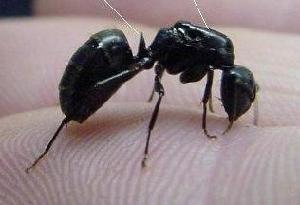
#> input picture Images/ant/image_0001.jpg, 300 x 205 px; its folder holds 4 pictures in this run
$ python 2_hidden_layers.py   (older library calls are emulated)
#> lines starting #> are read from the running program, lines starting #| are printed output that depends on the picture; long printed decimals are rounded
# -*- coding: utf-8 -*-
"""
Created on Thu Mar 21 15:49:51 2019

@author: bnayar
"""

# -*- coding: utf-8 -*-
"""
Created on Tue Mar 19 15:43:32 2019

@author: Raksha B Nayak

2 class prediction. Read the images from a folder .
Check if image is an ant or lobster.

data: http://host.robots.ox.ac.uk/pascal/VOC/voc2007/

"""
import random
import cv2
import os
import glob
from enum import Enum
import numpy as np
import math


class DeepNet:

    def __init__(self,variables,y):
        self.x=variables
        self.y=y
        self.n1=250
        self.n2=100
        self.output_nodes=3
        self.alpha=0.1
        self.m=len(self.x[0])
        self.num_of_iterations=100


    def train(self):


        self.initialize_weights2()


        for i in range(self.num_of_iterations):

            z1=np.dot(self.w1,self.x)+self.b1
            a1=self.sigmoid(z1)

            z2=np.dot(self.w2,a1)+self.b2
            a2=self.tanh(z2)

            z3=np.dot(self.w3,a2)+self.b3
            a3=self.softmax2(z3)

            curr_cost=self.compute_cost(a3)
            print("Cost: ",curr_cost)


            dz3 = self.y-a3
            dw3 =np.dot(dz3,a2.T) / self.m
            db3 = dz3.sum() / self.m
            self.w3=(self.w3+np.dot(self.alpha,dw3))
            self.b3=self.b3+np.dot(self.alpha,db3)

            dz2 = np.multiply(np.dot(self.w3.T,dz3),self.tanhD(z2))
            dw2=np.dot(dz2,a1.T)/self.m
            db2=dz2.sum()/self.m
            self.w2=(self.w2+np.dot(self.alpha,dw2))
            self.b2=self.b2+np.dot(self.alpha,db2)

            dz1 = np.multiply(np.dot(self.w2.T,dz2),self.sigmoidD(z1))
            dw1=np.dot(dz1,self.x.T)/self.m
            db1=dz1.sum()/self.m
            self.w1=(self.w1+np.dot(self.alpha,dw1))
            self.b1=self.b1+np.dot(self.alpha,db1)


        print("Training done")

    def predict(self,test_data):

        z1=np.dot(self.w1,test_data)+self.b1
        a1=self.sigmoid(z1)

        z2=np.dot(self.w2,a1)+self.b2
        a2=self.tanh(z2)

        z3=np.dot(self.w3,a2)+self.b3
        a3=self.softmax2(z3)
        output=a3

        return output

    def tanhD(self,x):
        val=self.tanh(x)
        return (1-(val*val))

    def tanh(self,x):
        return (self.eX(-x)-self.eX(x))/(self.eX(-x)+self.eX(x))

    def eX(self,x):
        return np.exp(x)

    def softmax(self,x):
        nominator=np.exp(x-np.max(x))
        denominator=np.sum(np.exp(x-np.max(x)))
        return np.divide(nominator,denominator)

    def sigmoid(self,x):
        return 1/(1+self.eX(-x))

    def sigmoidD(self,x):
        val=self.sigmoid(x)
        return val*(1-val)

    def softmax2(self,x):
        f = np.exp(x - np.max(x))  # shift values
        return f / f.sum(axis=0)

    def compute_cost(self,output):
        logprobs = np.multiply(np.log(output),self.y) + np.multiply((1 - self.y), np.log(1 - output))
        return -np.sum(logprobs) / self.m


    def initialize_weights(self):
        self.w1=np.random.randn(self.n1,len(self.x))*0.5
        self.w2=np.random.randn(self.n2,self.n1)*0.1
        self.w3=np.random.randn(self.output_nodes,self.n2)*0.1
        self.b1=np.random.randn(self.n1,1)*0.01
        self.b2=np.random.randn(self.n2,1)*0.01
        self.b3=np.random.randn(self.output_nodes,1)*0.01

    def initialize_weights2(self):
        low1=-1
        high1=1
        self.w1=np.random.uniform(low=low1, high=high1, size=(self.n1,len(self.x) ))
        self.w2=np.random.uniform(low=low1, high=high1, size=(self.n2,self.n1))
        self.w3=np.random.uniform(low=low1, high=high1, size=(self.output_nodes,self.n2))
        self.b1=np.random.uniform(low=0.2, high=0.6, size=(self.n1,1))
        self.b2=np.random.uniform(low=0.2, high=0.6, size=(self.n2,1))
        self.b3=np.random.uniform(low=0.2, high=0.6, size=(self.output_nodes,1))


class Fetcher:

    def fetch_all_images(self, file_path):

#> called with file_path = 'Images\\ant'
        data_path = os.path.join(file_path,'*.jpg')
        files = glob.glob(data_path)
        data = np.zeros(shape = (12288,len(files)))
        for i in range(len(files)):
            img = cv2.imread(files[i])
#> img is the input picture: shape (205, 300, 3); mean B, G, R 131.8, 129.1, 144
            img= cv2.normalize(img, None, alpha=0, beta=1, norm_type=cv2.NORM_MINMAX, dtype=cv2.CV_32F)
            img=cv2.resize(img,(64,64))
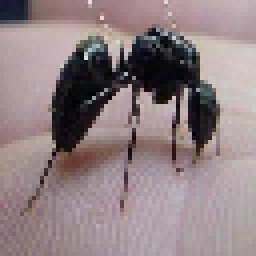
#> img: shape (64, 64, 3) float32 (shown 4 times larger); mean B, G, R 0.517, 0.506, 0.565
            img=np.array(img)
            img=img.flatten()
#> img = 12288 values, max 0.936 at index 845, min 0.000769 at index 4298, mean 0.529
            data[:,i]=img
#> pass 2 of the loop in fetch_all_images, `for i in range(len(files)):`:
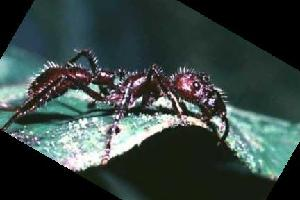
#> input picture Images/ant/image_0002.jpg, 300 x 200 px
#> in fetch_all_images, img is the input picture: shape (200, 300, 3); mean B, G, R 66.8, 70, 56
#> in fetch_all_images, `img=cv2.resize(img,(64,64))`:
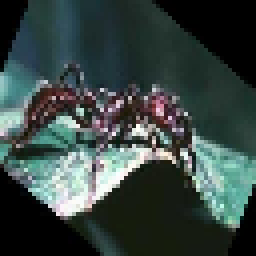
#> img: shape (64, 64, 3) float32 (shown 4 times larger); mean B, G, R 0.262, 0.274, 0.219
#> in fetch_all_images, `img=img.flatten()`: img = 12288 values, max 1 at index 8343, min 0 at index 0, mean 0.252
#> pass 3 of the loop in fetch_all_images, `for i in range(len(files)):`:
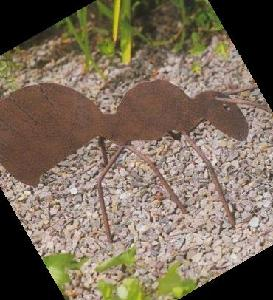
#> input picture Images/ant/image_0003.jpg, 273 x 300 px
#> in fetch_all_images, img is the input picture: shape (300, 273, 3); mean B, G, R 89.6, 106.8, 121.4
#> in fetch_all_images, `img=cv2.resize(img,(64,64))`:
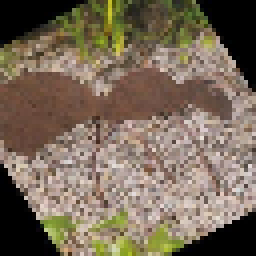
#> img: shape (64, 64, 3) float32 (shown 4 times larger); mean B, G, R 0.351, 0.418, 0.475
#> in fetch_all_images, `img=img.flatten()`: img = 12288 values, max 0.924 at index 6680, min 0 at index 0, mean 0.415
#> the loop made 4 passes; the first 3 are shown
        return data


def main():
    """ all image data are in current directory . Find the current directory as follows"""
    os.chdir(os.path.dirname(__file__))
    cur_dir=os.getcwd()

    training_data_path_ants=cur_dir+"\\ant"
    training_data_path_lobsters=cur_dir+"\\lobster"
    training_data_path_binocular=cur_dir+"\\binocular"
    test_data_path_unknown=cur_dir+"\\test";

    processor=Fetcher();
    train_X1=processor.fetch_all_images(training_data_path_ants);""" pictures of ants--class 0"""
    train_X2=processor.fetch_all_images(training_data_path_lobsters);""" pictures of lobsters--class 1"""
    train_X3=processor.fetch_all_images(training_data_path_binocular);""" pictures of lobsters--class 1"""


    train_Y1 = np.zeros(shape = (len(train_X1[0]),3))
#> train_Y1 = [[0, 0, 0], [0, 0, 0], [0, 0, 0], [0, 0, 0]]
    train_Y2 = np.zeros(shape = (len(train_X2[0]),3))
    train_Y3 = np.zeros(shape = (len(train_X3[0]),3))
    train_Y1[:,0]=1
    train_Y2[:,1]=1
    train_Y3[:,2]=1

    train_Y=np.concatenate((train_Y1, train_Y2,train_Y3), 0)
#> train_Y = [[1, 0, 0], [1, 0, 0], [1, 0, 0], [1, 0, 0]]

    train_X=np.concatenate((train_X1, train_X2,train_X3), 1)


    test_X=processor.fetch_all_images(test_data_path_unknown)


    deep_network=DeepNet(train_X,train_Y.T)
#> in __init__, `self.y=y`: self.y = [[1, 1, 1, 1], [0, 0, 0, 0], [0, 0, 0, 0]]
#> in __init__, `self.m=len(self.x[0])`: self.m = 4

    deep_network.train()
#> the loop in train, `for i in range(self.num_of_iterations): ` made 100 passes
#> (curr_cost, db3, db2, db1) on passes 1 to 12: (3.65, -7.63e-17, -1.09, 0.0208), (15.33, 5.55e-17, -0.463, -0.0989), (11.11, 0, 0.156, -0.0376), (5.65, 0, -0.347, -0.202), (0.323, -2.85e-17, 0.0796, -0.0253), (0.254, 4.21e-17, 0.0347, -0.00789), (0.108, 5.38e-17, 0.00428, -0.00193), (0.0721, -1.06e-16, -0.00238, -0.00101), (0.0539, 6.02e-17, -0.00466, -0.000684), (0.0431, 5.59e-17, -0.00511, -0.000536), (0.036, -1.8e-17, -0.00494, -0.000459), (0.031, -1.9e-17, -0.00458, -0.000416)
#| Cost:  3.647
#| Cost:  15.332
#| Cost:  11.108
#| Cost:  5.653
#| Cost:  0.3228
#| Cost:  0.2537
#| Cost:  0.1078
#| Cost:  0.07205
#> (further printed lines are left out)
#> pass 1, in train, `dw2=np.dot(dz2,a1.T)/self.m`:
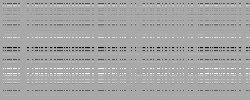
#> dw2: shape (100, 250) float64; min -0.492, max 0.251, mean -0.00538; drawn with min black and max white
#> pass 1, in train, `self.w2=(self.w2+np.dot(self.alpha,dw2))`:
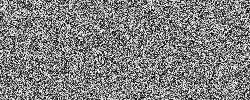
#> self.w2: shape (100, 250) float64; min -1.04, max 1.02, mean 0.00323; drawn with min black and max white
#> pass 2, in train, `dw2=np.dot(dz2,a1.T)/self.m`:
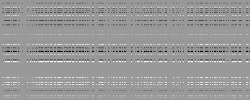
#> dw2: shape (100, 250) float64; min -0.572, max 0.381, mean -0.00208; drawn with min black and max white
#> after the loop in train, `for i in range(self.num_of_iterations):`: self.b1 = 250 values, max 0.562 at index 120, min 0.166 at index 176, mean 0.355; self.b2 = 100 values, max 0.427 at index 67, min 0.0285 at index 57, mean 0.246
    output=deep_network.predict(test_X)
#> in predict, `z1=np.dot(self.w1,test_data)+self.b1`: z1 = empty array
    print (output)
    index=np.argmax(output)
    prob=np.amax(output)
    if(index==0):
        print ("ant with probability",prob)
    if(index==1):
        print ("lobster with probability",prob)
    if(index==2):
         print ("binocular with probability",prob)

    print("The end")

if __name__ == "__main__":
#> (the run stopped early here; a loop or call above may not have finished)
